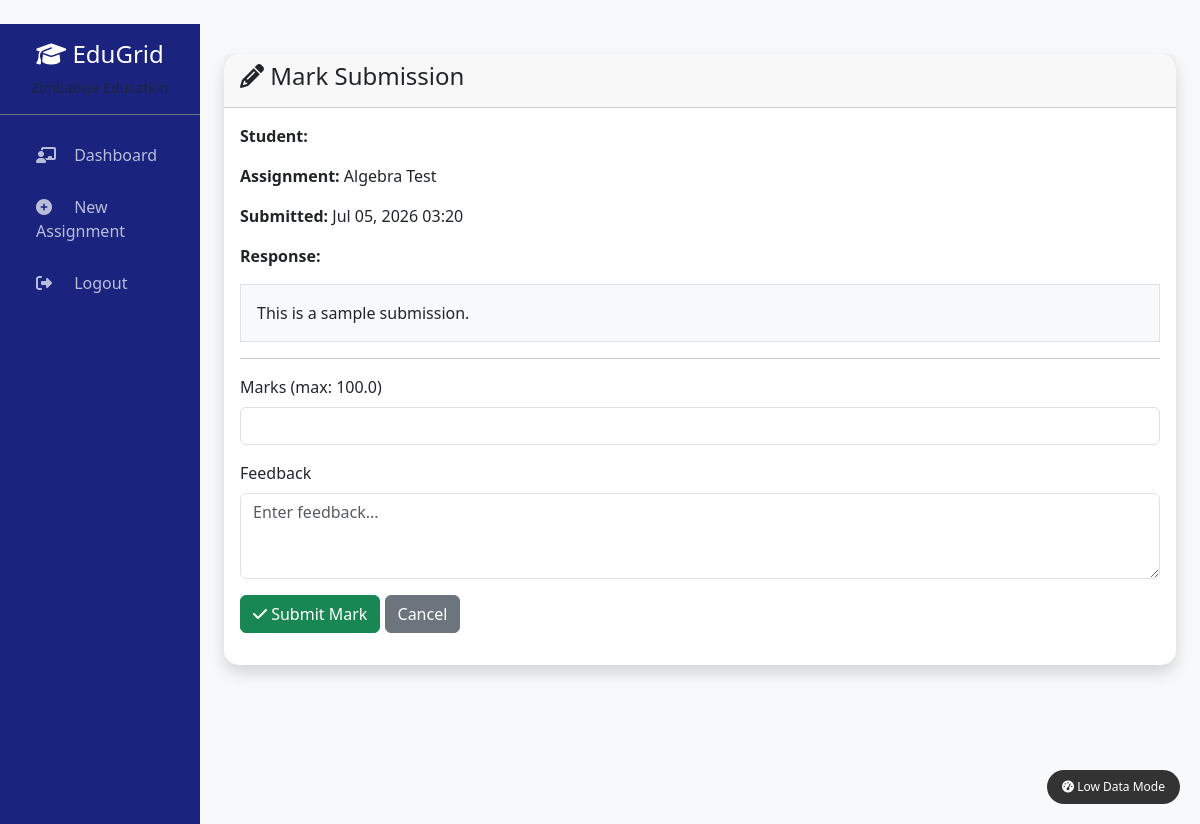
The page /teacher/mark/1/ (signed in) on the database its author committed.
### academics/models.py (models this page shows, shortened)
class Submission(models.Model):
    assignment = models.ForeignKey(
        Assignment,
        on_delete=models.CASCADE,
        related_name='submissions'
    )
    student = models.ForeignKey(
        StudentProfile,
        on_delete=models.CASCADE,
        related_name='submissions'
    )
    submitted_file = models.FileField(
        upload_to='student_submissions/',
        blank=True,
        null=True
    )
    text_response = models.TextField(blank=True, help_text="If no file, student can type response here.")
    submitted_on = models.DateTimeField(auto_now_add=True)
    marks_obtained = models.FloatField(null=True, blank=True)
    feedback = models.TextField(blank=True)
    is_marked = models.BooleanField(default=False)
    class Meta:
        ordering = ['-submitted_on']
        unique_together = ['assignment', 'student']

class Assignment(models.Model):
    ASSIGNMENT_TYPES = [
        ('CA', 'Continuous Assessment (Test)'),
        ('PR', 'Practical/Project'),
        ('HW', 'Homework'),
        ('EX', 'End of Term Exam'),
    ]
    subject = models.ForeignKey(
        Subject,
        on_delete=models.CASCADE,
        related_name='assignments'
    )
    term = models.ForeignKey(
        SchoolTerm,
        on_delete=models.CASCADE,
        related_name='assignments'
    )
    created_by = models.ForeignKey(
        settings.AUTH_USER_MODEL,
        on_delete=models.SET_NULL,
        null=True,
        related_name='created_assignments'
    )
    title = models.CharField(max_length=200)
    description = models.TextField(blank=True)
    assignment_type = models.CharField(max_length=2, choices=ASSIGNMENT_TYPES, default='HW')
    document = models.FileField(
        upload_to='assignment_documents/',
        blank=True,
        null=True
    )
    max_marks = models.FloatField(default=100)
    due_date = models.DateTimeField()
    is_published = models.BooleanField(default=False)
    created_at = models.DateTimeField(auto_now_add=True)
    updated_at = models.DateTimeField(auto_now=True)
    class Meta:
        ordering = ['-created_at']

### teachers/views.py (the view, shortened to what this page needs)
# urls.py: path('mark/<int:submission_id>/', views.mark_submission, name='mark_submission'),
@login_required
def mark_submission(request, submission_id):
    submission = get_object_or_404(Submission, id=submission_id, assignment__created_by=request.user)
    return render(request, 'teachers/mark_submission.html', {'submission': submission})

### teachers/templates/teachers/mark_submission.html (shortened to what this page needs)
﻿{% extends 'base.html' %}
{% load static %}
{% block content %}
<div class="card shadow">
    <div class="card-header">
        <h4><i class="fas fa-pencil-alt"></i> Mark Submission</h4>
    </div>
    <div class="card-body">
        <p><strong>Student:</strong> {{ submission.student.user.full_name }}</p>
        <p><strong>Assignment:</strong> {{ submission.assignment.title }}</p>
        <p><strong>Submitted:</strong> {{ submission.submitted_on|date:"M d, Y H:i" }}</p>
        <p><strong>Response:</strong></p>
        <div class="border p-3 bg-light">
            {{ submission.text_response|default:"No text provided." }}
        </div>
        <hr>
        <form method="post">
            <div class="mb-3">
                <label class="form-label">Marks (max: {{ submission.assignment.max_marks }})</label>
                <input type="number" step="0.5" name="marks" class="form-control" required>
            </div>
            <div class="mb-3">
                <label class="form-label">Feedback</label>
                <textarea name="feedback" class="form-control" rows="3" placeholder="Enter feedback..."></textarea>
            </div>
            <button type="submit" class="btn btn-success"><i class="fas fa-check"></i> Submit Mark</button>
            <a href="{% url 'teacher_dashboard' %}" class="btn btn-secondary">Cancel</a>
        </form>
    </div>
</div>
{% endblock %}

### templates/base.html (style rules this page uses)
body { background-color: #f8f9fa; font-family: 'Segoe UI', Tahoma, Geneva, Verdana, sans-serif; }
.card { border: none; border-radius: 15px; box-shadow: 0 0 20px rgba(0,0,0,0.05); transition: transform 0.2s; }

### rows shown on the page
Submission: assignment "Algebra Test", submitted_on "Jul 05, 2026 03:20", text_response "This is a sample submission.", assignment.max_marks "100.0"
